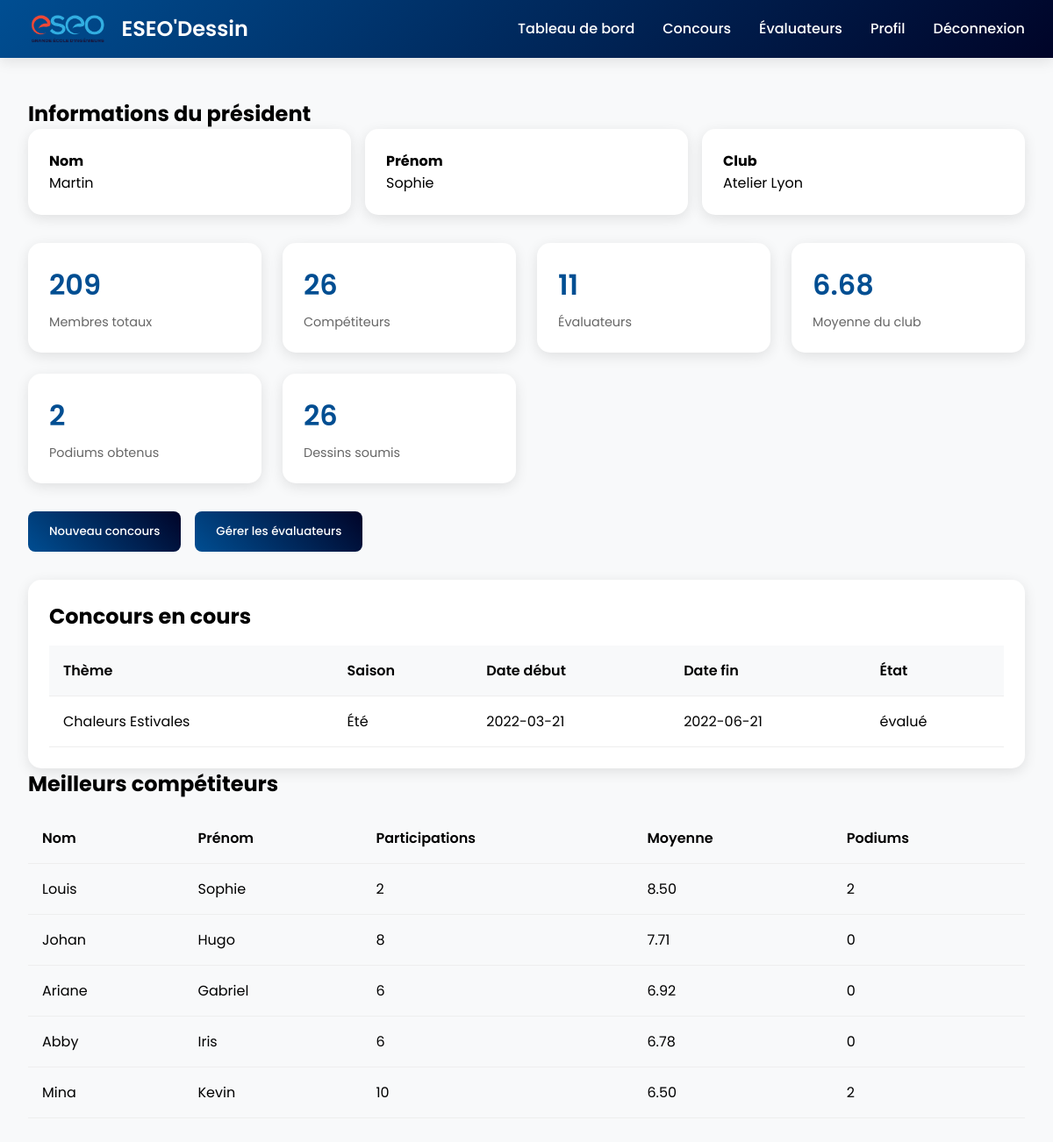
/president/dashboard.php (signed in), run on the app's committed database.
### tables this page shows
CREATE TABLE Utilisateur (
    numUtilisateur INT PRIMARY KEY,
    numClub INT,
    nom VARCHAR(100) NOT NULL,
    prenom VARCHAR(100) NOT NULL,
    adresse VARCHAR(200),
    login VARCHAR(50) UNIQUE NOT NULL,
    motDePasse VARCHAR(100) NOT NULL,
    age INT,
    FOREIGN KEY (numClub) REFERENCES Club(numClub)
);

CREATE TABLE Club (
    numClub INT PRIMARY KEY,
    nomClub VARCHAR(100) NOT NULL,
    adresse VARCHAR(200),
    numTelephone VARCHAR(15),
    nombreAdherents INT,
    ville VARCHAR(100),
    departement VARCHAR(100),
    region VARCHAR(100)
);

CREATE TABLE Concours (
    numConcours INT PRIMARY KEY,
    numPresident INT,
    theme VARCHAR(200),
    saison VARCHAR(50),
    dateDebut DATE,
    dateFin DATE,
    etat ENUM('pas commencé', 'en cours', 'attente', 'résultat', 'évalué'),
    FOREIGN KEY (numPresident) REFERENCES Utilisateur(numUtilisateur)
);

### president/dashboard.php (the view, shortened to what this page needs)
<?php
require_once('../includes/config.php');
$stmt = $db->prepare("
    SELECT u.*, c.*, p.prime
    FROM Utilisateur u
    JOIN President p ON u.numUtilisateur = p.numPresident
    JOIN Club c ON u.numClub = c.numClub
    WHERE u.numUtilisateur = ?
");
$stmt->execute([$_SESSION['user_id']]);
$presidentInfo = $stmt->fetch(PDO::FETCH_ASSOC);
$stmt = $db->prepare("
    SELECT
        c.*,
        COUNT(DISTINCT pc.numClub) as nb_clubs_participants,
        COUNT(DISTINCT pcomp.numCompetiteur) as nb_participants,
        COUNT(DISTINCT d.numDessin) as nb_dessins,
        COUNT(DISTINCT e.numEvaluateur) as nb_evaluateurs,
        AVG(ev.note) as moyenne_notes
    FROM Concours c
    LEFT JOIN ParticipeClub pc ON c.numConcours = pc.numConcours
    LEFT JOIN ParticipeCompetiteur pcomp ON c.numConcours = pcomp.numConcours
    LEFT JOIN Dessin d ON c.numConcours = d.numConcours
    LEFT JOIN Jury j ON c.numConcours = j.numConcours
    LEFT JOIN Evaluateur e ON j.numEvaluateur = e.numEvaluateur
    LEFT JOIN Evaluation ev ON d.numDessin = ev.numDessin
    WHERE c.numPresident = ?
    GROUP BY c.numConcours
    ORDER BY c.dateDebut DESC
");
$stmt->execute([$_SESSION['user_id']]);
$concours = $stmt->fetchAll(PDO::FETCH_ASSOC);
$stmt = $db->prepare("
    SELECT
        COUNT(DISTINCT comp.numCompetiteur) as total_competiteurs,
        COUNT(DISTINCT e.numEvaluateur) as total_evaluateurs,
        COUNT(DISTINCT d.numDessin) as total_dessins,
        (SELECT COUNT(*)
         FROM Dessin d2
         JOIN Competiteur comp2 ON d2.numCompetiteur = comp2.numCompetiteur
         JOIN Utilisateur u2 ON comp2.numCompetiteur = u2.numUtilisateur
         WHERE u2.numClub = c.numClub AND d2.classement <= 3) as nb_podiums,
        (SELECT AVG(note)
         FROM Evaluation ev
         JOIN Dessin d3 ON ev.numDessin = d3.numDessin
         JOIN Competiteur comp3 ON d3.numCompetiteur = comp3.numCompetiteur
         JOIN Utilisateur u3 ON comp3.numCompetiteur = u3.numUtilisateur
         WHERE u3.numClub = c.numClub) as moyenne_club
    FROM Club c
    LEFT JOIN Utilisateur u ON c.numClub = u.numClub
    LEFT JOIN Competiteur comp ON u.numUtilisateur = comp.numCompetiteur
    LEFT JOIN Evaluateur e ON u.numUtilisateur = e.numEvaluateur
    LEFT JOIN Dessin d ON comp.numCompetiteur = d.numCompetiteur
    WHERE c.numClub = ?
    GROUP BY c.numClub
");
$stmt->execute([$presidentInfo['numClub']]);
$stats = $stmt->fetch(PDO::FETCH_ASSOC);
$stmt = $db->prepare("
    SELECT
        u.nom,
        u.prenom,
        COUNT(d.numDessin) as nb_participations,
        AVG(ev.note) as moyenne_notes,
        COUNT(CASE WHEN d.classement <= 3 THEN 1 END) as nb_podiums
    FROM Utilisateur u
    JOIN Competiteur comp ON u.numUtilisateur = comp.numCompetiteur
    LEFT JOIN Dessin d ON comp.numCompetiteur = d.numCompetiteur
    LEFT JOIN Evaluation ev ON d.numDessin = ev.numDessin
    WHERE u.numClub = ?
    GROUP BY u.numUtilisateur
    ORDER BY moyenne_notes DESC
    LIMIT 5
");
$stmt->execute([$presidentInfo['numClub']]);
$topCompetiteurs = $stmt->fetchAll(PDO::FETCH_ASSOC);
?>
<!DOCTYPE html>
<html lang="fr">
<head>
</head>
<body>
    <nav class="navbar">
        <div class="logo-container">
            <img src="../images/eseo_logo.png" alt="ESEO Logo" class="logo-img">
            <div class="logo">ESEO'Dessin</div>
        </div>
        <div class="nav-links">
            <a href="#dashboard">Tableau de bord</a>
            <a href="#concours">Concours</a>
            <a href="#evaluateurs">Évaluateurs</a>
            <a href="#profil">Profil</a>
            <a href="../logout.php">Déconnexion</a>
        </div>
    </nav>
    <main class="main-content">
        <div class="content-wrapper">
            <div class="president-info">
                <h2>Informations du président</h2>
                <div class="info-grid">
                    <div class="stat-card">
                        <h4>Nom</h4>
                        <p><?= htmlspecialchars($presidentInfo['nom']) ?></p>
                    </div>
                    <div class="stat-card">
                        <h4>Prénom</h4>
                        <p><?= htmlspecialchars($presidentInfo['prenom']) ?></p>
                    </div>
                    <div class="stat-card">
                        <h4>Club</h4>
                        <p><?= htmlspecialchars($presidentInfo['nomClub']) ?></p>
                    </div>
                </div>
            </div>
            <div class="stats-container">
                <div class="stat-card">
                    <div class="stat-value"><?= $presidentInfo['nombreAdherents'] ?></div>
                    <div class="stat-label">Membres totaux</div>
                </div>
                <div class="stat-card">
                    <div class="stat-value"><?= $stats['total_competiteurs'] ?></div>
                    <div class="stat-label">Compétiteurs</div>
                </div>
                <div class="stat-card">
                    <div class="stat-value"><?= $stats['total_evaluateurs'] ?></div>
                    <div class="stat-label">Évaluateurs</div>
                </div>
                <div class="stat-card">
                    <div class="stat-value"><?= number_format($stats['moyenne_club'], 2) ?></div>
                    <div class="stat-label">Moyenne du club</div>
                </div>
                <div class="stat-card">
                    <div class="stat-value"><?= $stats['nb_podiums'] ?></div>
                    <div class="stat-label">Podiums obtenus</div>
                </div>
                <div class="stat-card">
                    <div class="stat-value"><?= $stats['total_dessins'] ?></div>
                    <div class="stat-label">Dessins soumis</div>
                </div>
            </div>
            <div class="action-buttons">
                <button class="btn btn-primary">Nouveau concours</button>
                <button class="btn btn-primary">Gérer les évaluateurs</button>
            </div>
            <div class="concours-list">
                <h2>Concours en cours</h2>
                <table>
                    <thead>
                        <tr>
                            <th>Thème</th>
                            <th>Saison</th>
                            <th>Date début</th>
                            <th>Date fin</th>
                            <th>État</th>
                        </tr>
                    </thead>
                    <tbody>
                        <?php foreach ($concours as $c): ?>
                            <tr>
                                <td><?php echo htmlspecialchars($c['theme']); ?></td>
                                <td><?php echo htmlspecialchars($c['saison']); ?></td>
                                <td><?php echo $c['dateDebut']; ?></td>
                                <td><?php echo $c['dateFin']; ?></td>
                                <td><?php echo htmlspecialchars($c['etat']); ?></td>
                            </tr>
                        <?php endforeach; ?>
                    </tbody>
                </table>
            </div>
            <div class="top-competiteurs">
                <h2>Meilleurs compétiteurs</h2>
                <table>
                    <thead>
                        <tr>
                            <th>Nom</th>
                            <th>Prénom</th>
                            <th>Participations</th>
                            <th>Moyenne</th>
                            <th>Podiums</th>
                        </tr>
                    </thead>
                    <tbody>
                        <?php foreach ($topCompetiteurs as $comp): ?>
                            <tr>
                                <td><?= htmlspecialchars($comp['nom']) ?></td>
                                <td><?= htmlspecialchars($comp['prenom']) ?></td>
                                <td><?= $comp['nb_participations'] ?></td>
                                <td><?= number_format($comp['moyenne_notes'], 2) ?></td>
                                <td><?= $comp['nb_podiums'] ?></td>
                            </tr>
                        <?php endforeach; ?>
                    </tbody>
                </table>
            </div>
        </div>
    </main>
</body>
</html>

### president/dashboard.php (style rules this page uses)
* { margin: 0; padding: 0; box-sizing: border-box; font-family: 'Poppins', sans-serif; }
body { background: #f8f9fa; min-height: 100vh; }
.main-content { margin-top: 80px; padding: 2rem; }
.stat-card { background: white; padding: 1.5rem; border-radius: 15px; box-shadow: 0 4px 15px rgba(0, 0, 0, 0.1); }
.concours-list { background: white; border-radius: 15px; padding: 1.5rem; box-shadow: 0 4px 15px rgba(0, 0, 0, 0.1); }
.action-buttons { display: flex; gap: 1rem; margin-bottom: 2rem; }
.btn { padding: 0.8rem 1.5rem; border: none; border-radius: 8px; cursor: pointer; font-weight: 500; transition: all 0.3s ease; }
.btn-primary { background: linear-gradient(45deg, #004e92, #000428); color: white; }
.navbar { position: fixed; top: 0; left: 0; right: 0; padding: 0.8rem 2rem; background: linear-gradient(135deg, #004e92, #000428); color: white; z-index: 1000; display: flex; justify-content: space-between; align-items: center; box-shadow: 0 4px 15px rgba(0, 0, 0, 0.1); }
.logo-container { display: flex; align-items: center; gap: 1rem; }
.logo-img { height: 40px; width: auto; }
.logo { font-size: 1.5rem; font-weight: 600; color: white; }
.nav-links { display: flex; gap: 2rem; align-items: center; }
.nav-links a { color: white; text-decoration: none; font-weight: 500; transition: all 0.3s ease; }
.content-wrapper { max-width: 1200px; margin: 0 auto; }
.info-grid { display: grid; grid-template-columns: repeat(auto-fit, minmax(200px, 1fr)); gap: 1rem; margin-bottom: 2rem; }
.stats-container { display: grid; grid-template-columns: repeat(auto-fit, minmax(250px, 1fr)); gap: 1.5rem; margin-bottom: 2rem; }
table { width: 100%; border-collapse: collapse; margin-top: 1rem; }
th, td { padding: 1rem; text-align: left; border-bottom: 1px solid #eee; }
th { background-color: #f8f9fa; font-weight: 600; }
.stat-value { font-size: 2rem; font-weight: 600; color: #004e92; margin-bottom: 0.5rem; }
.stat-label { color: #666; font-size: 0.9rem; }

### data on the page
utilisateur: nom "Martin", prenom "Sophie", numClub.nomClub "Atelier Lyon", numClub.nombreAdherents "209"
concours: theme "Chaleurs Estivales", saison "Été", dateDebut "2022-03-21", dateFin "2022-06-21", etat "évalué"

### other printed values
$stats['total_competiteurs'] "26"
$stats['total_evaluateurs'] "11"
$stats['moyenne_club'] "6.68"
$stats['nb_podiums'] "2"
$stats['total_dessins'] "26"
$comp['nom'] "Louis"
$comp['prenom'] "Sophie"
$comp['nb_participations'] "2"
$comp['moyenne_notes'] "8.50"
$comp['nb_podiums'] "2"
$comp['nom'] "Johan"
$comp['prenom'] "Hugo"
$comp['nb_participations'] "8"
$comp['moyenne_notes'] "7.71"
$comp['nb_podiums'] "0"
